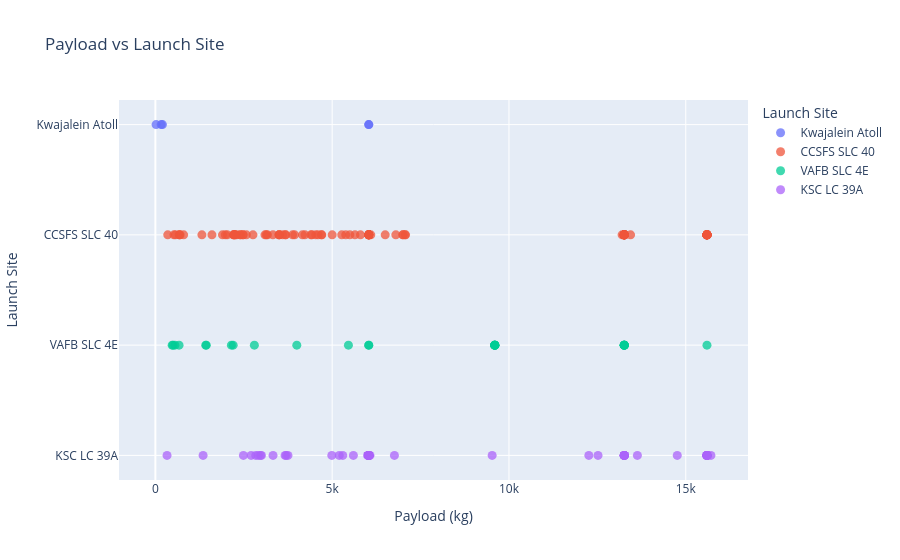

Here is the notebook cell this chart was saved with:
### Code cell
fig19 = px.scatter(df, x=COL_PAY, y=COL_SITE, color=COL_SITE,
                   title="Payload vs Launch Site",
                   labels={COL_PAY:"Payload (kg)", COL_SITE:"Launch Site"})
fig19.update_traces(marker_size=9, marker_opacity=0.75)
fig19.show()

### Figure 1 — Plotly figure (JSON) as saved in the notebook; plotly's stock layout.template omitted (floating-point values rounded to 4 significant figures)
{"data": [{"hovertemplate": "Launch Site=%{y}<br>Payload (kg)=%{x}<extra></extra>", "legendgroup": "Kwajalein Atoll", "marker": {"color": "#636efa", "opacity": 0.75, "size": 9, "symbol": "circle"}, "mode": "markers", "name": "Kwajalein Atoll", "orientation": "h", "showlegend": true, "type": "scatter", "x": [20.0, 6035.0, 6035.0, 165.0, 200.0], "xaxis": "x", "y": ["Kwajalein Atoll", "Kwajalein Atoll", "Kwajalein Atoll", "Kwajalein Atoll", "Kwajalein Atoll"], "yaxis": "y"}, {"hovertemplate": "Launch Site=%{y}<br>Payload (kg)=%{x}<extra></extra>", "legendgroup": "CCSFS SLC 40", "marker": {"color": "#EF553B", "opacity": 0.75, "size": 9, "symbol": "circle"}, "mode": "markers", "name": "CCSFS SLC 40", "orientation": "h", "showlegend": true, "type": "scatter", "x": [6035.0, 6035.0, 525.0, 800.0, 677.0, 3170.0, 3325.0, 2296.0, 1316.0, 4535.0, 4428.0, 2216.0, 2395.0, 570.0, 4159.0, 1898.0, 4707.0, 2477.0, 2034.0, 5271.0, 3136.0, 4696.0, 3100.0, 3600.0, 2257.0, 4600.0, 5500.0, 2205.0, 6035.0, 4230.0, 6092.0, 2760.0, 350.0, 5384.0, 2410.0, 7076.0, 5800.0, 7060.0, 2573.0, 4400.0, 5645.0, 2482.0, 13200.0, 2228.0, 6500.0, 15600.0, 5000.0, 6800.0, 15600.0, 15600.0, 15600.0, 1977.0, 15600.0, 15600.0, 3880.0, 6035.0, 15600.0, 1600.0, 15600.0, 3681.0, 15600.0, 7000.0, 3500.0, 6035.0, 15600.0, 15600.0, 15600.0, 15600.0, 15600.0, 15600.0, 15600.0, 15600.0, 7000.0, 3681.0, 6035.0, 13260.0, 13260.0, 3500.0, 6035.0, 2240.0, 13260.0, 13260.0, 13260.0, 6035.0, 13260.0, 13260.0, 13260.0, 6035.0, 3938.0, 700.0, 3500.0, 13260.0, 13260.0, 13260.0, 678.0, 13260.0, 13440.0, 13260.0, 13260.0], "xaxis": "x", "y": ["CCSFS SLC 40", "CCSFS SLC 40", "CCSFS SLC 40", "CCSFS SLC 40", "CCSFS SLC 40", "CCSFS SLC 40", "CCSFS SLC 40", "CCSFS SLC 40", "CCSFS SLC 40", "CCSFS SLC 40", "CCSFS SLC 40", "CCSFS SLC 40", "CCSFS SLC 40", "CCSFS SLC 40", "CCSFS SLC 40", "CCSFS SLC 40", "CCSFS SLC 40", "CCSFS SLC 40", "CCSFS SLC 40", "CCSFS SLC 40", "CCSFS SLC 40", "CCSFS SLC 40", "CCSFS SLC 40", "CCSFS SLC 40", "CCSFS SLC 40", "CCSFS SLC 40", "CCSFS SLC 40", "CCSFS SLC 40", "CCSFS SLC 40", "CCSFS SLC 40", "CCSFS SLC 40", "CCSFS SLC 40", "CCSFS SLC 40", "CCSFS SLC 40", "CCSFS SLC 40", "CCSFS SLC 40", "CCSFS SLC 40", "CCSFS SLC 40", "CCSFS SLC 40", "CCSFS SLC 40", "CCSFS SLC 40", "CCSFS SLC 40", "CCSFS SLC 40", "CCSFS SLC 40", "CCSFS SLC 40", "CCSFS SLC 40", "CCSFS SLC 40", "CCSFS SLC 40", "CCSFS SLC 40", "CCSFS SLC 40", "CCSFS SLC 40", "CCSFS SLC 40", "CCSFS SLC 40", "CCSFS SLC 40", "CCSFS SLC 40", "CCSFS SLC 40", "CCSFS SLC 40", "CCSFS SLC 40", "CCSFS SLC 40", "CCSFS SLC 40", "CCSFS SLC 40", "CCSFS SLC 40", "CCSFS SLC 40", "CCSFS SLC 40", "CCSFS SLC 40", "CCSFS SLC 40", "CCSFS SLC 40", "CCSFS SLC 40", "CCSFS SLC 40", "CCSFS SLC 40", "CCSFS SLC 40", "CCSFS SLC 40", "CCSFS SLC 40", "CCSFS SLC 40", "CCSFS SLC 40", "CCSFS SLC 40", "CCSFS SLC 40", "CCSFS SLC 40", "CCSFS SLC 40", "CCSFS SLC 40", "CCSFS SLC 40", "CCSFS SLC 40", "CCSFS SLC 40", "CCSFS SLC 40", "CCSFS SLC 40", "CCSFS SLC 40", "CCSFS SLC 40", "CCSFS SLC 40", "CCSFS SLC 40", "CCSFS SLC 40", "CCSFS SLC 40", "CCSFS SLC 40", "CCSFS SLC 40", "CCSFS SLC 40", "CCSFS SLC 40", "CCSFS SLC 40", "CCSFS SLC 40", "CCSFS SLC 40", "CCSFS SLC 40"], "yaxis": "y"}, {"hovertemplate": "Launch Site=%{y}<br>Payload (kg)=%{x}<extra></extra>", "legendgroup": "VAFB SLC 4E", "marker": {"color": "#00cc96", "opacity": 0.75, "size": 9, "symbol": "circle"}, "mode": "markers", "name": "VAFB SLC 4E", "orientation": "h", "showlegend": true, "type": "scatter", "x": [500.0, 553.0, 9600.0, 9600.0, 475.0, 9600.0, 9600.0, 2150.0, 9600.0, 5460.0, 9600.0, 2800.0, 4000.0, 9600.0, 1425.0, 1440.0, 15600.0, 670.0, 13260.0, 6035.0, 13260.0, 6035.0, 13260.0, 2200.0, 13260.0, 13260.0, 13260.0, 13260.0], "xaxis": "x", "y": ["VAFB SLC 4E", "VAFB SLC 4E", "VAFB SLC 4E", "VAFB SLC 4E", "VAFB SLC 4E", "VAFB SLC 4E", "VAFB SLC 4E", "VAFB SLC 4E", "VAFB SLC 4E", "VAFB SLC 4E", "VAFB SLC 4E", "VAFB SLC 4E", "VAFB SLC 4E", "VAFB SLC 4E", "VAFB SLC 4E", "VAFB SLC 4E", "VAFB SLC 4E", "VAFB SLC 4E", "VAFB SLC 4E", "VAFB SLC 4E", "VAFB SLC 4E", "VAFB SLC 4E", "VAFB SLC 4E", "VAFB SLC 4E", "VAFB SLC 4E", "VAFB SLC 4E", "VAFB SLC 4E", "VAFB SLC 4E"], "yaxis": "y"}, {"hovertemplate": "Launch Site=%{y}<br>Payload (kg)=%{x}<extra></extra>", "legendgroup": "KSC LC 39A", "marker": {"color": "#ab63fa", "opacity": 0.75, "size": 9, "symbol": "circle"}, "mode": "markers", "name": "KSC LC 39A", "orientation": "h", "showlegend": true, "type": "scatter", "x": [2490.0, 5600.0, 5300.0, 6035.0, 6070.0, 2708.0, 3669.0, 6761.0, 2910.0, 4990.0, 5200.0, 3700.0, 1350.0, 3750.0, 3000.0, 12260.0, 6000.0, 2838.0, 6035.0, 15600.0, 15600.0, 9525.0, 15710.0, 15600.0, 15600.0, 15600.0, 6035.0, 2972.0, 6035.0, 15600.0, 15600.0, 15600.0, 6035.0, 15600.0, 13630.0, 3328.0, 6035.0, 6035.0, 12520.0, 330.0, 6035.0, 13260.0, 13260.0, 13260.0, 13260.0, 6035.0, 6035.0, 13260.0, 13260.0, 13260.0, 6035.0, 13260.0, 13260.0, 14760.0, 6035.0], "xaxis": "x", "y": ["KSC LC 39A", "KSC LC 39A", "KSC LC 39A", "KSC LC 39A", "KSC LC 39A", "KSC LC 39A", "KSC LC 39A", "KSC LC 39A", "KSC LC 39A", "KSC LC 39A", "KSC LC 39A", "KSC LC 39A", "KSC LC 39A", "KSC LC 39A", "KSC LC 39A", "KSC LC 39A", "KSC LC 39A", "KSC LC 39A", "KSC LC 39A", "KSC LC 39A", "KSC LC 39A", "KSC LC 39A", "KSC LC 39A", "KSC LC 39A", "KSC LC 39A", "KSC LC 39A", "KSC LC 39A", "KSC LC 39A", "KSC LC 39A", "KSC LC 39A", "KSC LC 39A", "KSC LC 39A", "KSC LC 39A", "KSC LC 39A", "KSC LC 39A", "KSC LC 39A", "KSC LC 39A", "KSC LC 39A", "KSC LC 39A", "KSC LC 39A", "KSC LC 39A", "KSC LC 39A", "KSC LC 39A", "KSC LC 39A", "KSC LC 39A", "KSC LC 39A", "KSC LC 39A", "KSC LC 39A", "KSC LC 39A", "KSC LC 39A", "KSC LC 39A", "KSC LC 39A", "KSC LC 39A", "KSC LC 39A", "KSC LC 39A"], "yaxis": "y"}], "layout": {"legend": {"title": {"text": "Launch Site"}, "tracegroupgap": 0}, "title": {"text": "Payload vs Launch Site"}, "xaxis": {"anchor": "y", "domain": [0, 1], "title": {"text": "Payload (kg)"}}, "yaxis": {"anchor": "x", "categoryarray": ["KSC LC 39A", "VAFB SLC 4E", "CCSFS SLC 40", "Kwajalein Atoll"], "categoryorder": "array", "domain": [0, 1], "title": {"text": "Launch Site"}}}}
